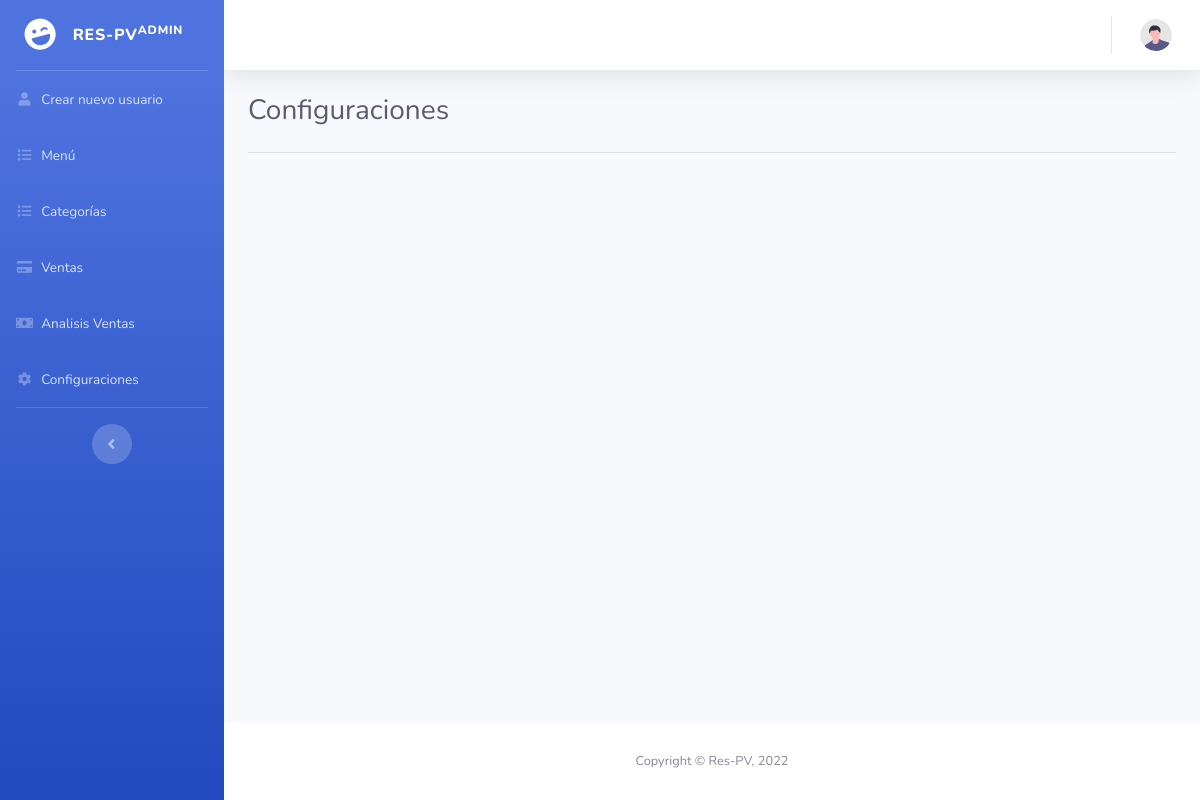
/configuraciones.php, run on an earlier commit of the app's database.
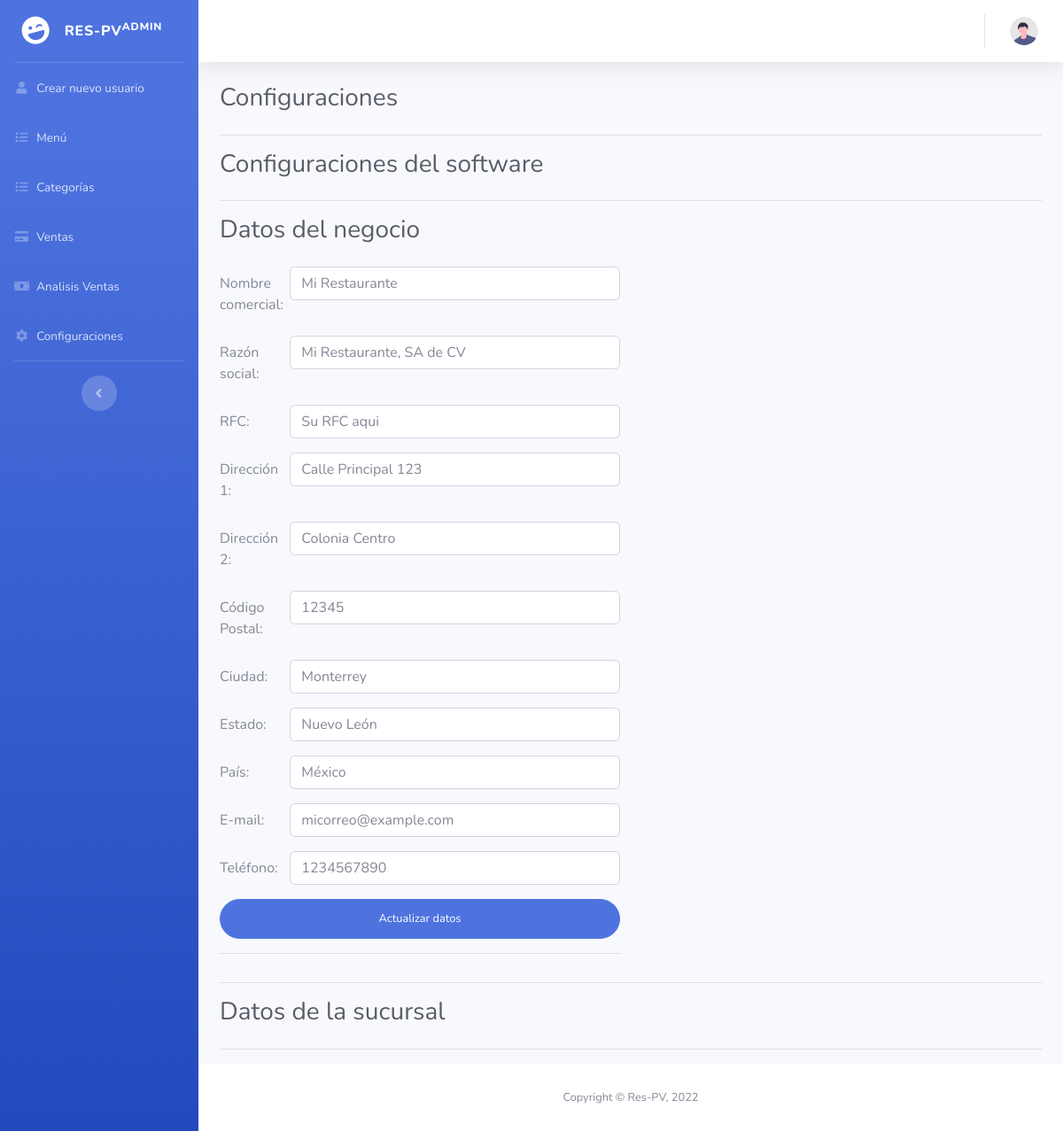
And on a later commit of the database.
### tables this page shows
CREATE TABLE `settings` (
  `id` int(11) NOT NULL,
  `setting_name` varchar(255) NOT NULL,
  `setting_value` text NOT NULL
);

### db.php (called while the page is built, shortened)
<?php
    class Conexion{
        private $driver = "mysql";
        private $host = "localhost";
        private $dbname = "respv";
        private $usuario = "root";
        private $contrasena = "";
        public function __construct(){
            try {
                $db = new PDO("{$this->driver}:host={$this->host};dbname={$this->dbname}",$this->usuario,$this->contrasena);
                $db->setAttribute(PDO::ATTR_ERRMODE, PDO::ERRMODE_EXCEPTION);
                return $db;
            } catch (PDOException $e) {
                echo "Ha ocurrido un error al conectarse a la base de datos" . $e->getMessage();
            }
        }
    }
?>

### configuraciones/Modelo/configuraciones.php (called while the page is built, shortened)
<?php
    require_once(__DIR__.'/../../db.php');
    class Configuraciones extends Conexion{
        public function __construct(){
            $this->db = parent::__construct();
        }
        public function getAllSettings(){
            $rows = null;
            $statement = $this->db->prepare("SELECT * FROM settings");
            $statement->execute();
            while ($result = $statement->fetch()) {
                $rows[] = $result;
            }
            return $rows;
        }
    }
?>

### configuraciones.php (the view, shortened to what this page needs)
<?php
require_once("configuraciones/Modelo/configuraciones.php");
$ModeloMenu = new Configuraciones();
?>
<!DOCTYPE html>
<html lang="en">
<head>
    <link href="vendor/fontawesome-free/css/all.min.css" rel="stylesheet" type="text/css">
    <link href="css/sb-admin-2.min.css" rel="stylesheet">
</head>
<body id="page-top">
    <div id="wrapper">
        <ul class="navbar-nav bg-gradient-primary sidebar sidebar-dark accordion" id="accordionSidebar">
            <a class="sidebar-brand d-flex align-items-center justify-content-center" href="homeAdministrador.php">
                <div class="sidebar-brand-icon rotate-n-15">
                    <i class="fas fa-laugh-wink"></i>
                </div>
                <div class="sidebar-brand-text mx-3">Res-PV<sup>Admin</sup></div>
            </a>
            <hr class="sidebar-divider my-0">
            <li class="nav-item">
                <a class="nav-link" href="createUser.php">
                    <i class="fas fa-fw fa-user"></i>
                    <span>Crear nuevo usuario</span></a>
            </li>
            <li class="nav-item">
                <a class="nav-link" href="menu.php">
                    <i class="fas fa-fw fa-list"></i>
                    <span>Menú</span></a>
            </li>
            <li class="nav-item">
                <a class="nav-link" href="adminCategorias.php">
                    <i class="fas fa-fw fa-list"></i>
                    <span>Categorías</span></a>
            </li>
            <li class="nav-item">
                <a class="nav-link" href="sales.php">
                    <i class="fas fa-fw fa-credit-card"></i>
                    <span>Ventas</span></a>
            </li>
            <li class="nav-item">
                <a class="nav-link" href="analisisVentas.php">
                    <i class="fas fa-fw fa-money-bill"></i>
                    <span>Analisis Ventas</span></a>
            </li>
            <li class="nav-item">
                <a class="nav-link" href="configuraciones.php">
                    <i class="fas fa-fw fa-cog"></i>
                    <span>Configuraciones</span></a>
            </li>
            <hr class="sidebar-divider d-none d-md-block">
            <div class="text-center d-none d-md-inline">
                <button class="rounded-circle border-0" id="sidebarToggle"></button>
            </div>
        </ul>
        <div id="content-wrapper" class="d-flex flex-column">
            <div id="content">
                <nav class="navbar navbar-expand navbar-light bg-white topbar mb-4 static-top shadow">
                    <ul class="navbar-nav ml-auto">
                        <li class="nav-item dropdown no-arrow">
                            <a class="nav-link dropdown-toggle" href="#" id="userDropdown" role="button"
                                data-toggle="dropdown" aria-haspopup="true" aria-expanded="false">
                                <img class="img-profile rounded-circle"
                                    src="img/undraw_profile.svg">
                            </a>
                        </li>
                    </ul>
                </nav>
                <div class="container-fluid">
                    <div class="d-sm-flex align-items-center justify-content-between mb-4">
                        <h1 class="h3 mb-0 text-gray-800">Configuraciones</h1>
                    </div>
                    <?php
                        $configs = $ModeloMenu->getAllSettings();
                        if($configs != null){
                    ?>
                    <hr>
                    <div class="d-sm-flex align-items-center justify-content-between mb-4">
                        <h1 class="h3 mb-0 text-gray-800">Configuraciones del software</h1>
                    </div>
                    <hr>
                    <div class="d-sm-flex align-items-center justify-content-between mb-4">
                        <h1 class="h3 mb-0 text-gray-800">Datos del negocio</h1>
                    </div>
                    <div class="row">
                        <div class="col-md-6">
                            <form class="user" action="configuraciones/Controlador/setConfiguraciones.php" method="POST" enctype="multipart/form-data">
                                <div class="form-group row">
                                    <label class="col-sm-2 col-form-label">Nombre comercial:</label>
                                    <div class="col-sm-10">
                                        <input type="text" class="form-control" placeholder="<?php $valor=array_search('nombre_comercial',array_column($configs,'setting_name'));echo $configs[$valor][2];?>" name="nombre_comercial">
                                    </div>
                                </div>
                                <div class="form-group row">
                                    <label class="col-sm-2 col-form-label">Razón social:</label>
                                    <div class="col-sm-10">
                                        <input type="text" class="form-control" placeholder="<?php $valor=array_search('razon_social',array_column($configs,'setting_name'));echo $configs[$valor][2];?>" name="razon_social">
                                    </div>
                                </div>
                                <div class="form-group row">
                                    <label class="col-sm-2 col-form-label">RFC:</label>
                                    <div class="col-sm-10">
                                        <input type="text" class="form-control" placeholder="<?php $valor=array_search('rfc',array_column($configs,'setting_name'));echo $configs[$valor][2];?>" name="rfc">
                                    </div>
                                </div>
                                <div class="form-group row">
                                    <label class="col-sm-2 col-form-label">Dirección 1:</label>
                                    <div class="col-sm-10">
                                        <input type="text" class="form-control" placeholder="<?php $valor=array_search('direccion_1',array_column($configs,'setting_name'));echo $configs[$valor][2];?>" name="direccion_1">
                                    </div>
                                </div>
                                <div class="form-group row">
                                    <label class="col-sm-2 col-form-label">Dirección 2:</label>
                                    <div class="col-sm-10">
                                        <input type="text" class="form-control" placeholder="<?php $valor=array_search('direccion_2',array_column($configs,'setting_name'));echo $configs[$valor][2];?>" name="direccion_2">
                                    </div>
                                </div>
                                <div class="form-group row">
                                    <label class="col-sm-2 col-form-label">Código Postal:</label>
                                    <div class="col-sm-10">
                                        <input type="text" class="form-control" placeholder="<?php $valor=array_search('direccion_cp',array_column($configs,'setting_name'));echo $configs[$valor][2];?>" name="direccion_cp">
                                    </div>
                                </div>
                                <div class="form-group row">
                                    <label class="col-sm-2 col-form-label">Ciudad:</label>
                                    <div class="col-sm-10">
                                        <input type="text" class="form-control" placeholder="<?php $valor=array_search('direccion_ciudad',array_column($configs,'setting_name'));echo $configs[$valor][2];?>" name="direccion_ciudad">
                                    </div>
                                </div>
                                <div class="form-group row">
                                    <label class="col-sm-2 col-form-label">Estado:</label>
                                    <div class="col-sm-10">
                                        <input type="text" class="form-control" placeholder="<?php $valor=array_search('direccion_estado',array_column($configs,'setting_name'));echo $configs[$valor][2];?>" name="direccion_estado">
                                    </div>
                                </div>
                                <div class="form-group row">
                                    <label class="col-sm-2 col-form-label">País:</label>
                                    <div class="col-sm-10">
                                        <input type="text" class="form-control" placeholder="<?php $valor=array_search('direccion_pais',array_column($configs,'setting_name'));echo $configs[$valor][2];?>" name="direccion_pais">
                                    </div>
                                </div>
                                <div class="form-group row">
                                    <label class="col-sm-2 col-form-label">E-mail:</label>
                                    <div class="col-sm-10">
                                        <input type="text" class="form-control" placeholder="<?php $valor=array_search('email',array_column($configs,'setting_name'));echo $configs[$valor][2];?>" name="email">
                                    </div>
                                </div>
                                <div class="form-group row">
                                    <label class="col-sm-2 col-form-label">Teléfono:</label>
                                    <div class="col-sm-10">
                                        <input type="text" class="form-control" placeholder="<?php $valor=array_search('telefono',array_column($configs,'setting_name'));echo $configs[$valor][2];?>" name="telefono">
                                    </div>
                                </div>
                                <input type ="submit" class="btn btn-primary btn-user btn-block" value="Actualizar datos">
                                <hr>
                            </form>
                        </div>
                    </div>
                    <hr>
                    <div class="d-sm-flex align-items-center justify-content-between mb-4">
                        <h1 class="h3 mb-0 text-gray-800">Datos de la sucursal</h1>
                    </div>
                    <?php
                        }
                    ?>
                    <hr>
                </div>
            </div>
            <footer class="sticky-footer bg-white">
                <div class="container my-auto">
                    <div class="copyright text-center my-auto">
                        <span>Copyright &copy; Res-PV, 2022 </span>
                    </div>
                </div>
            </footer>
        </div>
    </div>
</body>
</html>

What changed in the data, as far as the page shows it:
added settings: nombre_comercial "Mi Restaurante"
added settings: razon_social "Mi Restaurante, SA de CV"
added settings: rfc "Su RFC aqui"
added settings: direccion_1 "Calle Principal 123"
added settings: direccion_2 "Colonia Centro"
added settings: direccion_cp "12345"
added settings: direccion_ciudad "Monterrey"
added settings: direccion_estado "Nuevo León"
added settings: direccion_pais "México"
added settings: email "micorreo@example.com"
added settings: telefono "1234567890"
Also different on the page:
form field value: (not shown) → "Actualizar datos"
text now shown: "Configuraciones del software Datos del negocio Nombre comercial: Razón social: RFC: Dirección 1: Dirección 2: Código Postal: Ciudad: Estado: País: E-mail: Teléfono: Datos de la sucursal"
